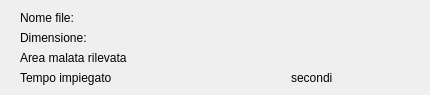
    <widget class="QWidget" name="tab_2">
     <property name="toolTip">
      <string>Statistiche sui dati</string>
     </property>
     <property name="toolTipDuration">
      <number>1</number>
     </property>
     <attribute name="icon">
      <iconset resource="icons.qrc">
       <normaloff>:/icons/tast</normaloff>:/icons/tast</iconset>
     </attribute>
     <attribute name="title">
      <string>Statistiche</string>
     </attribute>
     <widget class="QWidget" name="layoutWidget_4">
      <property name="geometry">
       <rect>
        <x>20</x>
        <y>10</y>
        <width>401</width>
        <height>16</height>
       </rect>
      </property>
      <layout class="QHBoxLayout" name="horizontalLayout_12">
       <item>
        <widget class="QLabel" name="label_16">
         <property name="text">
          <string>Nome file:</string>
         </property>
         <property name="textFormat">
          <enum>Qt::AutoText</enum>
         </property>
        </widget>
       </item>
       <item>
        <widget class="QLabel" name="nomeFileLabel">
         <property name="text">
          <string/>
         </property>
        </widget>
       </item>
      </layout>
     </widget>
     <widget class="QWidget" name="layoutWidget">
      <property name="geometry">
       <rect>
        <x>20</x>
        <y>30</y>
        <width>401</width>
        <height>16</height>
       </rect>
      </property>
      <layout class="QHBoxLayout" name="horizontalLayout_11">
       <item>
        <widget class="QLabel" name="label_15">
         <property name="text">
          <string>Dimensione:</string>
         </property>
        </widget>
       </item>
       <item>
        <widget class="QLabel" name="dettagliImmagineLabel">
         <property name="text">
          <string/>
         </property>
        </widget>
       </item>
      </layout>
     </widget>
     <widget class="QWidget" name="layoutWidget_6">
      <property name="geometry">
       <rect>
        <x>20</x>
        <y>50</y>
        <width>401</width>
        <height>16</height>
       </rect>
      </property>
      <layout class="QHBoxLayout" name="horizontalLayout_15">
       <item>
        <widget class="QLabel" name="label_19">
         <property name="text">
          <string>Area malata rilevata</string>
         </property>
        </widget>
       </item>
       <item>
        <widget class="QLabel" name="areaMalataPercentualeLabel">
         <property name="text">
          <string/>
         </property>
        </widget>
       </item>
      </layout>
     </widget>
     <widget class="QWidget" name="layoutWidget_8">
      <property name="geometry">
       <rect>
        <x>20</x>
        <y>70</y>
        <width>401</width>
        <height>16</height>
       </rect>
      </property>
      <layout class="QHBoxLayout" name="horizontalLayout_26">
       <item>
        <widget class="QLabel" name="label_30">
         <property name="text">
          <string>Tempo impiegato</string>
         </property>
        </widget>
       </item>
       <item>
        <widget class="QLabel" name="TempoLabel">
         <property name="text">
          <string/>
         </property>
        </widget>
       </item>
       <item>
        <widget class="QLabel" name="label_27">
         <property name="text">
          <string>secondi</string>
         </property>
        </widget>
       </item>
      </layout>
     </widget>
    </widget>
